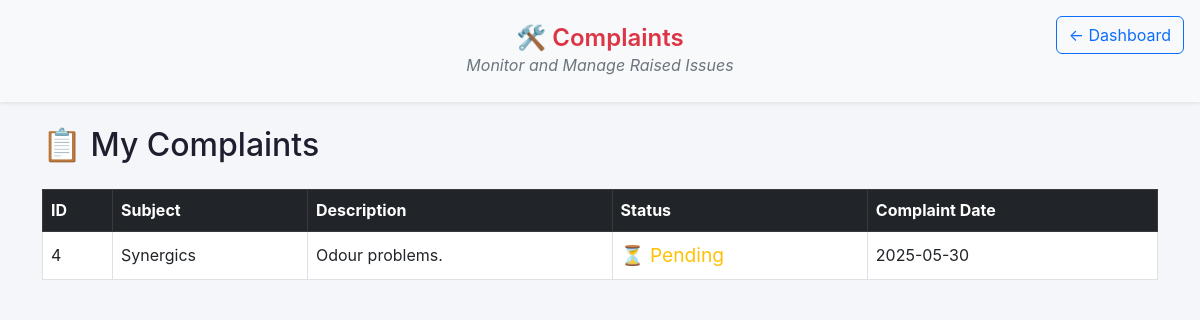
/sales_complaints (signed in), run on the app's committed database.
### app.py (models this page shows)
class Complaint(db.Model):
    id = db.Column(db.Integer, primary_key=True)
    sales_user_id = db.Column(db.Integer, db.ForeignKey('user.id'))
    subject = db.Column(db.String(200), nullable=False)
    description = db.Column(db.Text, nullable=False)
    status = db.Column(db.String(20), default='Pending')  # Pending, Fulfilled
    created_at = db.Column(db.Date, default=date.today)
    sales_user = db.relationship('User', backref='complaints')

### app.py (the view)
@app.route("/sales_complaints")
@login_required
@role_required("sales")
def sales_complaints():
    complaints = Complaint.query.filter_by(sales_user_id=session["user_id"]).all()
    return render_template("sales_complaints.html", complaints=complaints)

### app.py (called while the page is built)
def login_required(f):
    @wraps(f)
    def decorated_function(*args, **kwargs):
        if 'username' not in session:
            return redirect("/")
        return f(*args, **kwargs)
    return decorated_function

def role_required(role):
    def decorator(f):
        @wraps(f)
        def decorated_function(*args, **kwargs):
            if 'role' not in session or (session['role'] != role and session['role'] != 'admin'):
                abort(403)
            return f(*args, **kwargs)
        return decorated_function
    return decorator

@app.after_request
def add_header(response):
    response.headers["Cache-Control"] = "no-store, no-cache, must-revalidate, post-check=0, pre-check=0, max-age=0"
    response.headers["Pragma"] = "no-cache"
    response.headers["Expires"] = "0"
    return response

### templates/sales_complaints.html (shortened to what this page needs)
<!DOCTYPE html>
<html lang="en">
<head>
    <link href="https://cdn.jsdelivr.net/npm/bootstrap@5.3.0/dist/css/bootstrap.min.css" rel="stylesheet" />
    <link rel="stylesheet" href="static/style.css" />
    <link rel="stylesheet" href="https://cdn.jsdelivr.net/npm/bootstrap-icons@1.10.5/font/bootstrap-icons.css" />
</head>
<body>
    <header class="py-4 bg-body-tertiary shadow-sm mb-4 position-relative">
        <a href="{{ url_for('sales_dashboard') }}"
            class="btn btn-outline-primary position-absolute top-0 end-0 mt-3 me-3">
            &larr; Dashboard
        </a>
        <div class="text-center">
            <h4 class="mb-0 text-danger fw-semibold">
                🛠️ Complaints
            </h4>
            <p class="text-secondary fst-italic mb-0">Monitor and Manage Raised Issues</p>
        </div>
    </header>
    <div class="container">
        <h2 class="mb-4">📋 My Complaints</h2>
        <table class="table table-bordered table-hover align-middle">
            <thead class="table-dark">
                <tr>
                    <th>ID</th>
                    <th>Subject</th>
                    <th>Description</th>
                    <th>Status</th>
                    <th>Complaint Date</th>
                </tr>
            </thead>
            <tbody>
                {% for c in complaints %}
                <tr>
                    <td>{{ c.id }}</td>
                    <td>{{ c.subject }}</td>
                    <td>{{ c.description }}</td>
                    <td>
                        {% if c.status == "Resolved" %}
                        <span class="text-success icon">✔️ Resolved</span>
                        {% else %}
                        <span class="text-warning icon">⏳ Pending</span>
                        {% endif %}
                    </td>
                    <td>{{ c.created_at.strftime('%Y-%m-%d') }}</td>
                </tr>
                {% endfor %}
            </tbody>
        </table>
    </div>
</body>
</html>

### static/style.css (style rules this page uses)
* { margin: 0; padding: 0; box-sizing: border-box; }
body { font-family: 'Inter', 'Nunito Sans', 'Open Sans', sans-serif; background-color: #f4f6f9; color: #1e1e2f; font-size: 16px; line-height: 1.6; }

### templates/sales_complaints.html (style rules this page uses)
body { overflow-x: hidden; }
header { padding: 1rem 0; }
.icon { font-size: 1.2rem; }

### data on the page
Complaint: id "4", subject "Synergics", description "Odour problems.", status "⏳ Pending", created_at "2025-05-30"
